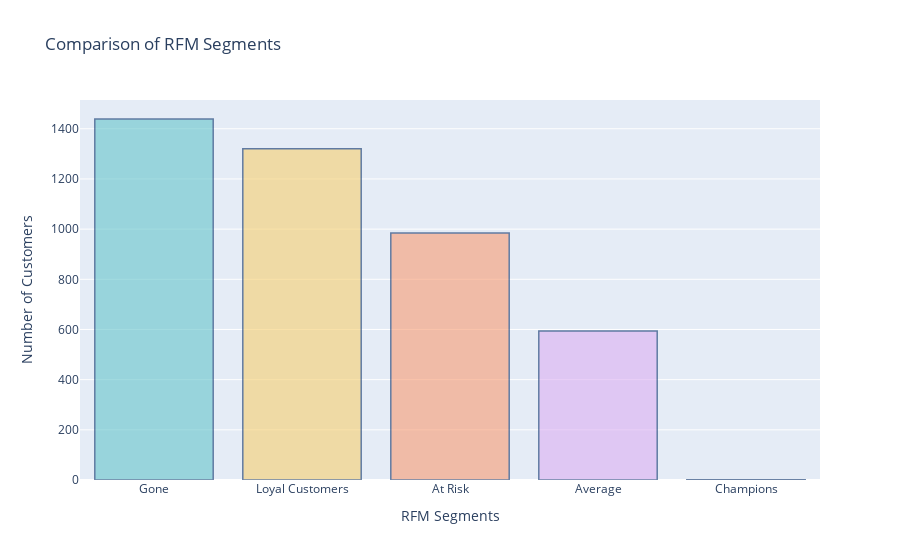

The notebook cell this image was saved under:
### Code cell
import plotly.colors

pastel_colors = plotly.colors.qualitative.Pastel

segment_counts = df['RFM Customer Segments'].value_counts()

# Create a bar chart to compare segment counts
fig = go.Figure(data=[go.Bar(x=segment_counts.index, y=segment_counts.values,
                            marker=dict(color=pastel_colors))])

# Set the color of the Champions segment as a different color
loyalists_color = 'rgb(158, 202, 225)'
fig.update_traces(marker_color=[loyalists_color if segment == 'Potenial Loyalists' else pastel_colors[i]
                                for i, segment in enumerate(segment_counts.index)],
                  marker_line_color='rgb(8, 48, 107)',
                  marker_line_width=1.5, opacity=0.6)

# Update the layout
fig.update_layout(title='Comparison of RFM Segments',
                  xaxis_title='RFM Segments',
                  yaxis_title='Number of Customers',
                  showlegend=False)

fig.show()

### Figure 1 — Plotly figure (JSON) as saved in the notebook; plotly's stock layout.template omitted (floating-point values rounded to 4 significant figures)
{"data": [{"marker": {"color": ["rgb(102, 197, 204)", "rgb(246, 207, 113)", "rgb(248, 156, 116)", "rgb(220, 176, 242)", "rgb(135, 197, 95)"], "line": {"color": "rgb(8, 48, 107)", "width": 1.5}}, "opacity": 0.6, "type": "bar", "x": ["Gone", "Loyal Customers", "At Risk", "Average", "Champions"], "y": [1439, 1320, 985, 594, 1]}], "layout": {"showlegend": false, "title": {"text": "Comparison of RFM Segments"}, "xaxis": {"title": {"text": "RFM Segments"}}, "yaxis": {"title": {"text": "Number of Customers"}}}}
